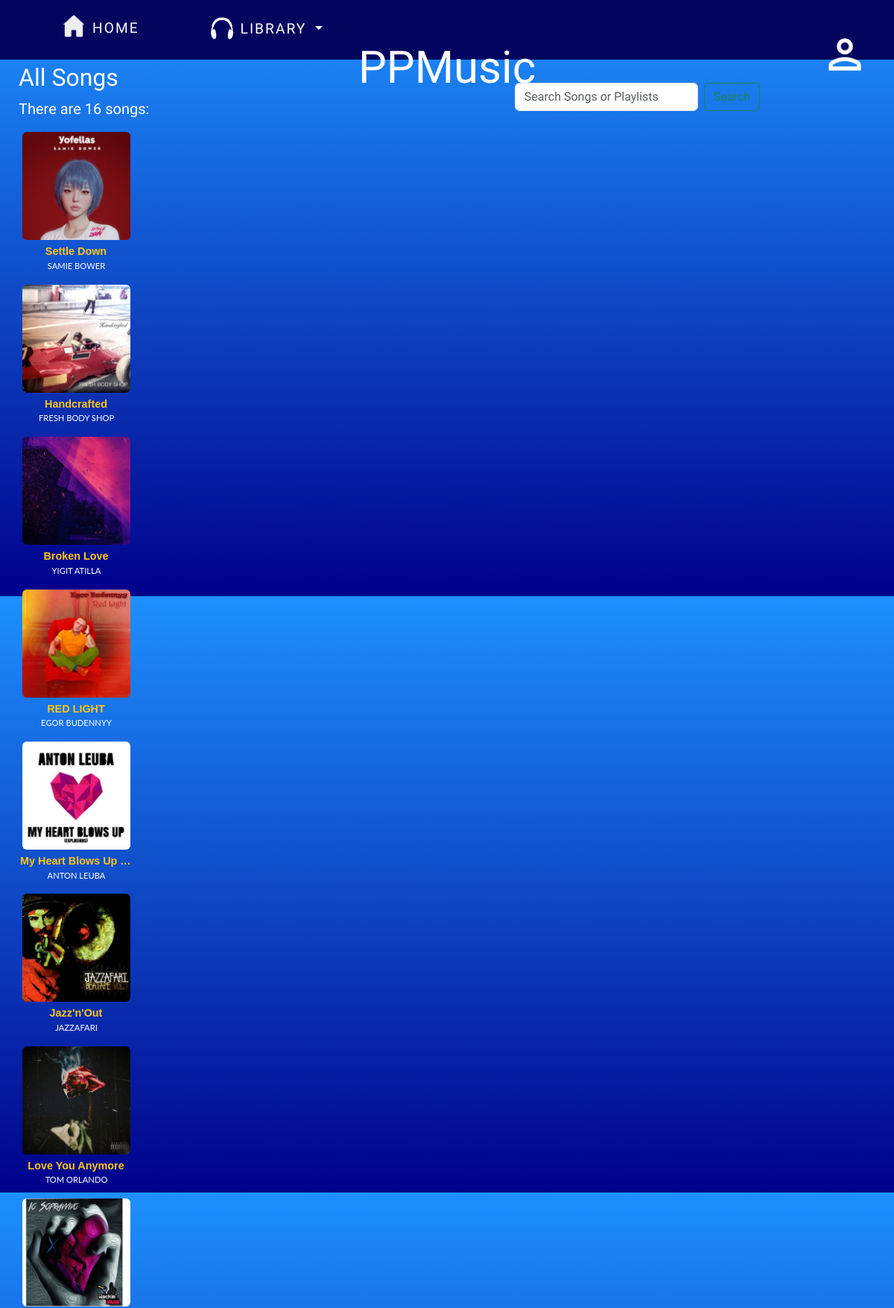
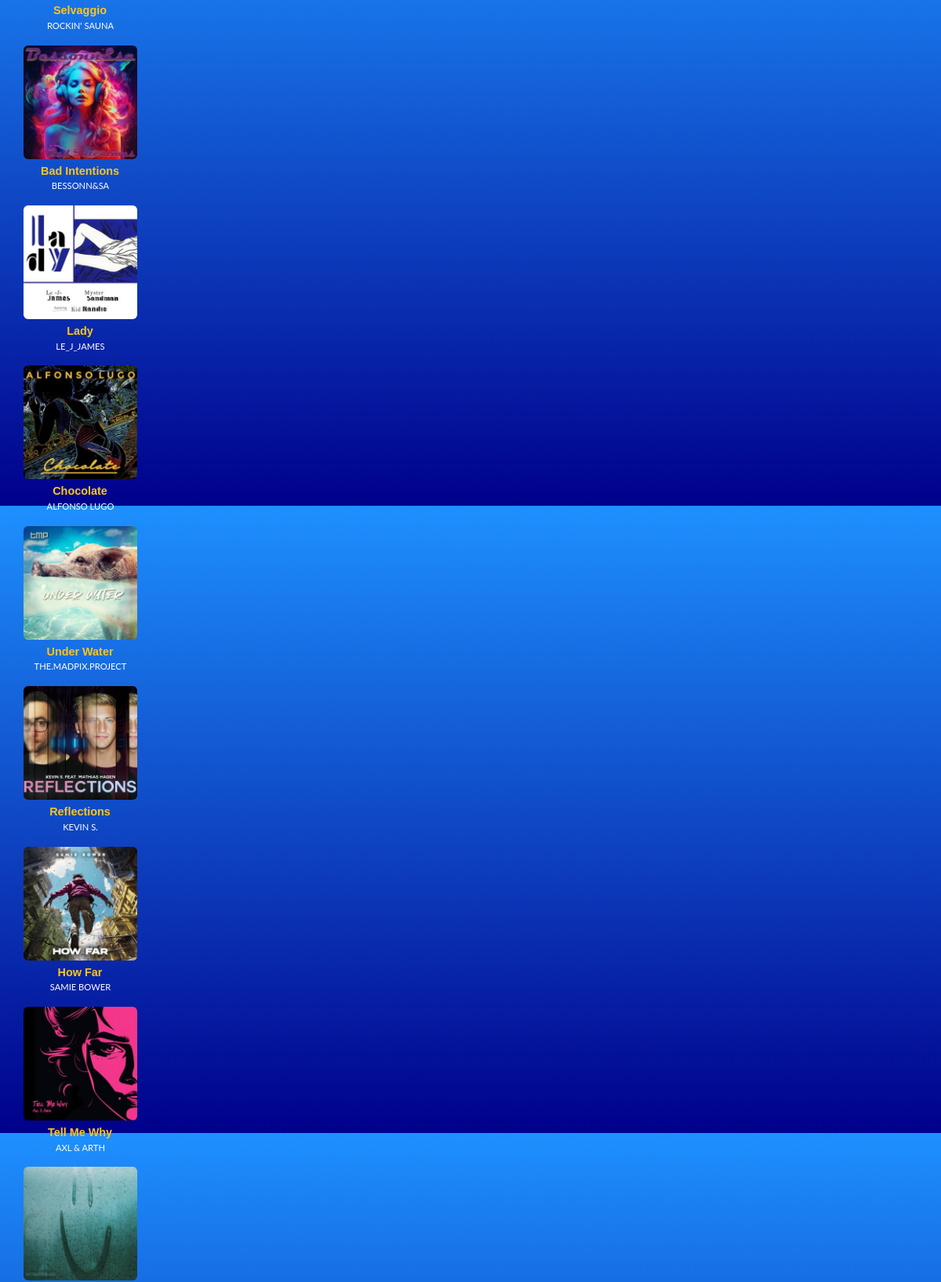
The page / (upper part) on the database its author committed (2 pictures, top to bottom).
### music/models.py (models this page shows, shortened)
class Song(models.Model):
    song_id = models.AutoField(primary_key=True)
    name = models.CharField(max_length=50)
    artist = models.CharField(max_length=50)
    album = models.CharField(max_length=50, blank=True)
    GENRE_CHOICES = [
        ('rock', 'Rock'),
        ('pop', 'Pop'),
        ('hiphop', 'Hip Hop'),
        ('jazz', 'Jazz'),
        ('electronic', 'Electronic'),
        ('classical', 'Classical'),
        ('latin', 'Latin'),
        ('other', 'Other'),
    ]
    genre = models.CharField(max_length=20, blank=True, default='genre', choices=GENRE_CHOICES)
    song = models.FileField(upload_to="songs/", validators=[FileExtensionValidator(allowed_extensions=['mp3', 'wav'])], default="name")
    image = models.ImageField(upload_to="songimage/", validators=[FileExtensionValidator(allowed_extensions=['jpeg', 'jpg', 'png'])])
    data = models.DateTimeField(auto_now=False, auto_now_add=True)
    slug = models.SlugField()
    liked_by_users = models.ManyToManyField(User, related_name="liked_songs", blank=True)
    class Meta:
        ordering = ['name']

### PPM_elaborato_backend/views.py (the view)
# urls.py: path('', views.homepage, name="homepage"),
def homepage(request):
    songs = Song.objects.all().order_by('?')
    user = request.user
    genre = request.GET.get('genre')
    genres = Song.GENRE_CHOICES
    if user.is_authenticated:
        my_playlists = Playlist.objects.filter(user=user)
        return render(request, 'homepage.html', {'songs': songs, 'my_playlists': my_playlists, 'genres': genres})
    else:
        return render(request, 'homepage.html', {'songs': songs,  'genres': genres})

### templates/homepage.html (shortened to what this page needs)
{% extends 'layout.html' %}
{% load static %}
{% block main-content %}
    <div id="All-songs" style="padding: 5px">
        <h2 class="home-tit"><a href="{% url 'music:allsongs' %}">All Songs</a></h2>
        {% if songs %}
            <p style="margin-left: 20px">There are {{ songs|length }} songs:</p>
        {% else %}
            <p style="margin-left: 20px">No songs found.</p>
        {% endif %}
        <div class="main-carousel" data-flickity='{"groupCells":5 , "contain": true, "pageDots": false, "draggable": false, "cellAlign": "left", "lazyLoad": true}'>
            {% for i in songs %}
                <div class="carousel-cell">
                    <section class="main_song">
                        <div class="song-card">
                            <div class="containera">
                                <img src="{{ i.image.url }}" id="A_{{i.song_id}}" alt="song cover">
                                <div class="overlaya"></div>
                            </div>
                        </div>
                        <div>
                            <p class="songName" id="B_{{i.song_id}}"><a data-song-url="{{i.song.url}}" id="{{i.song_id}}" onclick="playSong(this)">{{i.name}}</a></p>
                            <p class="artistName" id="C_{{i.song_id}}">{{i.artist}}</p>
                        </div>
                    </section>
                </div>
            {% endfor %}
        </div>
    </div>
    <br>
    <br>
    <br>
    <br>
    <br>
{% endblock %}

### static/css/style.css (style rules this page uses)
body { max-width: 100%; background-color: blue; background-image: linear-gradient(#1e90ff, #00008b); color:white; font-family: Oswald, Verdana, serif; font-size: 20px; }
a { text-decoration: none; cursor: pointer; color:white; }
.home-tit { margin-left:20px; }
.main-carousel { margin: 0 15px; }
.song-card { margin: 0 10px; height: 150px; width: 150px; }
.main_song { width: 165px; }
.song-card img { border-radius: 3%; margin: auto; height: 200px; width: 150px; }
.containera { border-radius: 4%; position: relative; margin-top: 10px; width: 145px; height: 145px; }
.overlaya { position: absolute; border-radius: 4%; top: 0; left: 0; width: 100%; height: 100%; background: rgba(0, 0, 0, 0); transition: background 0.5s ease; }
.containera img { border-radius: 4%; position: absolute; width: 145px; height: 145px; left: 0; }
.songName { font-family: 'Baloo Bhai 2', sans-serif; color: #ffc616; width: 150px; font-weight: 700; margin:0 0 0 7px; font-size: 0.9rem; white-space: nowrap; overflow: clip; line-break: anywhere; text-overflow: ellipsis; text-align: center; }
.artistName { font-family: 'Lato', sans-serif; font-size: 0.7rem; color: white; white-space: nowrap; overflow: hidden; text-overflow: ellipsis; text-align: center; }

### rows shown on the page
Song: image (picture), name "Settle Down", artist "SAMIE BOWER"
Song: image (picture), name "Handcrafted", artist "FRESH BODY SHOP"
Song: image (picture), name "Broken Love", artist "YIGIT ATILLA"
Song: image (picture), name "RED LIGHT", artist "EGOR BUDENNYY"
Song: image (picture), name "My Heart Blows Up…", artist "ANTON LEUBA"
Song: image (picture), name "Jazz'n'Out", artist "JAZZAFARI"
Song: image (picture), name "Love You Anymore", artist "TOM ORLANDO"
Song: image (picture), name "Selvaggio", artist "ROCKIN' SAUNA"
Song: image (picture), name "Bad Intentions", artist "BESSONN&SA"
Song: image (picture), name "Lady", artist "LE_J_JAMES"
Song: image (picture), name "Chocolate", artist "ALFONSO LUGO"
Song: image (picture), name "Under Water", artist "THE.MADPIX.PROJECT"
Song: image (picture), name "Reflections", artist "KEVIN S."
Song: image (picture), name "How Far", artist "SAMIE BOWER"
Song: image (picture), name "Tell Me Why", artist "AXL & ARTH"
Song: image (picture)

### other values the page prints
{{ songs|length }} "16"
